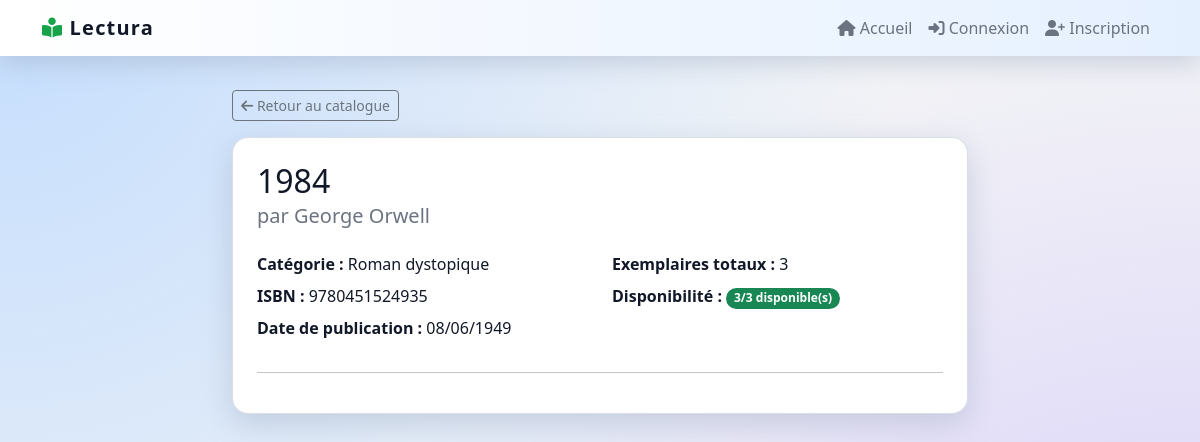
/book/2/, run on the app's committed database.
### library/models.py (models this page shows, shortened)
class Book(models.Model):
    title = models.CharField(max_length=200, verbose_name="Titre")
    author = models.CharField(max_length=100, verbose_name="Auteur")
    published_date = models.DateField(verbose_name="Date de publication")
    category = models.CharField(max_length=100, verbose_name="Catégorie")
    isbn = models.CharField(max_length=13, unique=True, verbose_name="ISBN")
    total_copies = models.IntegerField(default=1, verbose_name="Nombre d'exemplaires")
    class Meta:
        verbose_name = "Livre"
        verbose_name_plural = "Livres"
        ordering = ['title']
    @property
    def available_copies(self):
        emprunts_actifs = self.emprunts_set.filter(date_retour__isnull=True).count()
        return self.total_copies - emprunts_actifs
    @property
    def is_available(self):
        return self.available_copies > 0

### library/views.py (the view, shortened to what this page needs)
# urls.py: path('book/<int:book_id>/', views.book_detail, name='book_detail'),
def book_detail(request, book_id):
    from .models import Book, Emprunts
    from django.shortcuts import get_object_or_404
    from django.utils import timezone
    from datetime import timedelta
    book = get_object_or_404(Book, id=book_id)
    context = {
        'book': book,
        'can_borrow': False,
        'borrow_message': '',
    }
    return render(request, 'library/book_detail.html', context)

### library/templates/library/book_detail.html (shortened to what this page needs)
{% extends 'library/base.html' %}
{% block content %}
<div class="row justify-content-center">
    <div class="col-lg-8">
        <a href="{% url 'library:catalog' %}" class="btn btn-sm btn-outline-secondary mb-3">
            <i class="fas fa-arrow-left"></i> Retour au catalogue
        </a>
        <div class="card">
            <div class="card-body p-4">
                <h2 class="card-title mb-2">{{ book.title }}</h2>
                <h5 class="card-subtitle mb-4 text-muted">par {{ book.author }}</h5>
                <div class="row mb-4">
                    <div class="col-md-6">
                        <p class="mb-2">
                            <strong>Catégorie :</strong> {{ book.category }}
                        </p>
                        <p class="mb-2">
                            <strong>ISBN :</strong> {{ book.isbn }}
                        </p>
                        <p class="mb-2">
                            <strong>Date de publication :</strong> {{ book.published_date|date:"d/m/Y" }}
                        </p>
                    </div>
                    <div class="col-md-6">
                        <p class="mb-2">
                            <strong>Exemplaires totaux :</strong> {{ book.total_copies }}
                        </p>
                        <p class="mb-2">
                            <strong>Disponibilité :</strong>
                            {% if book.is_available %}
                                <span class="badge bg-success">
                                    {{ book.available_copies }}/{{ book.total_copies }} disponible(s)
                                </span>
                            {% else %}
                                <span class="badge bg-danger">
                                    Tous empruntés (0/{{ book.total_copies }})
                                </span>
                            {% endif %}
                        </p>
                    </div>
                </div>
                <hr>
            </div>
        </div>
    </div>
</div>
{% endblock %}

### library/templates/library/base.html (style rules this page uses)
:root { --bg-body: #f3f4f6; --bg-surface: #ffffff; --bg-card: #ffffff; --clr-primary: #2563eb; --clr-primary-soft: #1d4ed8; --clr-accent: #16a34a; --clr-text: #111827; --clr-muted: #6b7280; --radius-lg: 1rem; }
body { font-family: 'Segoe UI', Tahoma, Geneva, Verdana, sans-serif; background: radial-gradient(circle at top left, rgba(191, 219, 254, 0.9), transparent 60%), radial-gradient(circle at bottom right, rgba(196, 181, 253, 0.7), transparent 60%), var(--bg-body); color: var(--clr-text); min-height: 100vh; }
.card { border-radius: var(--radius-lg); border: 1px solid rgba(148, 163, 184, 0.35); background: var(--bg-card); box-shadow: 0 10px 30px rgba(148, 163, 184, 0.4); color: var(--clr-text); }
.card .text-muted { color: var(--clr-muted) !important; }
.badge { border-radius: 999px; }

### data on the page
Book: title "1984", author "George Orwell", category "Roman dystopique", isbn "9780451524935", published_date "08/06/1949", total_copies "3", available_copies "3"
